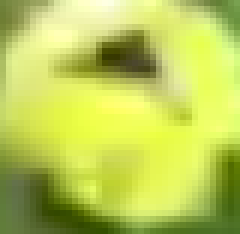
#> input picture ball-tracking/ball.png, 40 x 39 px (shown 6 times larger)
$ python det.py   (Python 2 division)
#> lines starting #> are read from the running program, lines starting #| are printed output that depends on the picture
import cv2
import numpy as np

# Load the images
img =cv2.imread('ball.png')
#> img is the input picture: shape (39, 40, 3); mean B, G, R 87.4, 204.2, 188.2

# Convert them to grayscale
imgg =cv2.cvtColor(img,cv2.COLOR_BGR2GRAY)
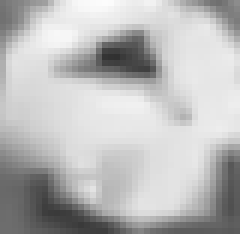
#> imgg: shape (39, 40) (shown 6 times larger); min 49, max 252, mean 186.1

# SURF extraction
#> (the run stopped early here; a loop or call above may not have finished)
